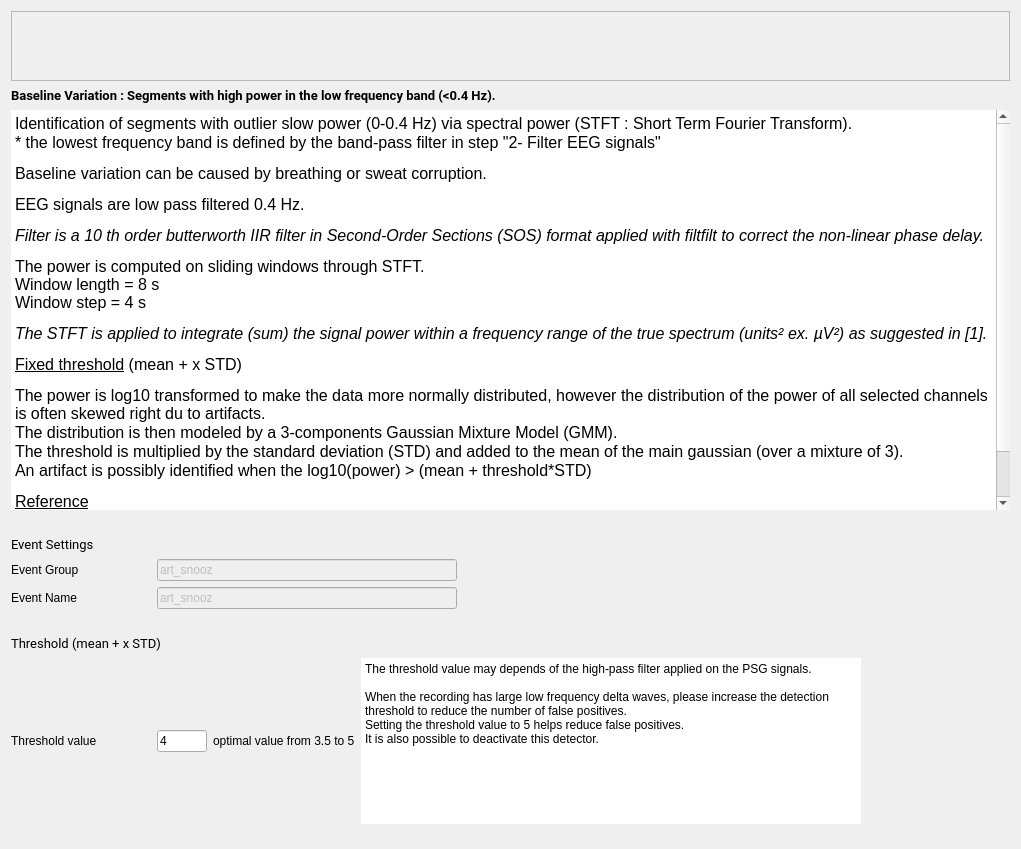
<ui version="4.0">
 <class>BslVarStep</class>
 <widget class="QWidget" name="BslVarStep">
  <property name="geometry">
   <rect>
    <x>0</x>
    <y>0</y>
    <width>1021</width>
    <height>849</height>
   </rect>
  </property>
  <property name="windowTitle">
   <string>Form</string>
  </property>
  <property name="styleSheet">
   <string notr="true">font: 12pt "Roboto";</string>
  </property>
  <layout class="QVBoxLayout" name="verticalLayout_2">
   <item>
    <widget class="QScrollArea" name="scrollArea">
     <property name="sizePolicy">
      <sizepolicy hsizetype="Expanding" vsizetype="Preferred">
       <horstretch>0</horstretch>
       <verstretch>0</verstretch>
      </sizepolicy>
     </property>
     <property name="widgetResizable">
      <bool>true</bool>
     </property>
     <widget class="QWidget" name="scrollAreaWidgetContents">
      <property name="geometry">
       <rect>
        <x>0</x>
        <y>0</y>
        <width>1545</width>
        <height>161</height>
       </rect>
      </property>
      <layout class="QHBoxLayout" name="horizontalLayout">
       <item>
        <widget class="QLabel" name="label_7">
         <property name="text">
          <string />
         </property>
         <property name="pixmap">
          <pixmap resource="BSLVar_res.qrc">:/BSLVar/BSLVar.png</pixmap>
         </property>
         <property name="alignment">
          <set>Qt::AlignCenter</set>
         </property>
        </widget>
       </item>
      </layout>
     </widget>
    </widget>
   </item>
   <item>
    <layout class="QVBoxLayout" name="verticalLayout_4" stretch="0,0">
     <item>
      <widget class="QLabel" name="label_6">
       <property name="font">
        <font>
         <family>Roboto</family>
         <pointsize>10</pointsize>
         <weight>50</weight>
         <italic>false</italic>
         <bold>false</bold>
        </font>
       </property>
       <property name="text">
        <string>&lt;html&gt;&lt;head/&gt;&lt;body&gt;&lt;p&gt;&lt;span style=" font-weight:600;"&gt;Baseline Variation : Segments with high power in the low frequency band (&amp;lt;0.4 Hz).&lt;/span&gt;&lt;/p&gt;&lt;/body&gt;&lt;/html&gt;</string>
       </property>
      </widget>
     </item>
     <item>
      <widget class="QTextEdit" name="textEdit">
       <property name="minimumSize">
        <size>
         <width>0</width>
         <height>400</height>
        </size>
       </property>
       <property name="frameShape">
        <enum>QFrame::HLine</enum>
       </property>
       <property name="frameShadow">
        <enum>QFrame::Plain</enum>
       </property>
       <property name="lineWidth">
        <number>0</number>
       </property>
       <property name="readOnly">
        <bool>true</bool>
       </property>
       <property name="html">
        <string>&lt;!DOCTYPE HTML PUBLIC "-//W3C//DTD HTML 4.0//EN" "http://www.w3.org/TR/REC-html40/strict.dtd"&gt;
&lt;html&gt;&lt;head&gt;&lt;meta name="qrichtext" content="1" /&gt;&lt;style type="text/css"&gt;
p, li { white-space: pre-wrap; }
&lt;/style&gt;&lt;/head&gt;&lt;body style=" font-family:'Roboto'; font-size:12pt; font-weight:400; font-style:normal;"&gt;
&lt;p style=" margin-top:0px; margin-bottom:0px; margin-left:0px; margin-right:0px; -qt-block-indent:0; text-indent:0px;"&gt;&lt;span style=" color:#000000;"&gt;Identification of segments with outlier slow power (0-0.4 Hz) via spectral power (STFT : Short Term Fourier Transform).&lt;/span&gt;&lt;/p&gt;
&lt;p style=" margin-top:0px; margin-bottom:0px; margin-left:0px; margin-right:0px; -qt-block-indent:0; text-indent:0px;"&gt;&lt;span style=" color:#000000;"&gt;* the lowest frequency band is defined by the band-pass filter in step &amp;quot;2- Filter EEG signals&amp;quot;&lt;/span&gt;&lt;/p&gt;
&lt;p style=" margin-top:12px; margin-bottom:12px; margin-left:0px; margin-right:0px; -qt-block-indent:0; text-indent:0px;"&gt;&lt;span style=" color:#000000;"&gt;Baseline variation can be caused by breathing or sweat corruption.&lt;/span&gt;&lt;/p&gt;
&lt;p style=" margin-top:12px; margin-bottom:12px; margin-left:0px; margin-right:0px; -qt-block-indent:0; text-indent:0px;"&gt;&lt;span style=" color:#000000;"&gt;EEG signals are low pass filtered 0.4 Hz.&lt;/span&gt;&lt;/p&gt;
&lt;p style=" margin-top:12px; margin-bottom:12px; margin-left:0px; margin-right:0px; -qt-block-indent:0; text-indent:0px;"&gt;&lt;span style=" font-style:italic; color:#000000;"&gt;Filter is a 10 th order butterworth IIR filter in Second-Order Sections (SOS) format applied with filtfilt to correct the non-linear phase delay.&lt;/span&gt;&lt;/p&gt;
&lt;p style=" margin-top:12px; margin-bottom:12px; margin-left:0px; margin-right:0px; -qt-block-indent:0; text-indent:0px;"&gt;&lt;span style=" color:#000000;"&gt;The power is computed on sliding windows through STFT.&lt;br /&gt;Window length = 8 s&lt;br /&gt;Window step = 4 s&lt;/span&gt;&lt;/p&gt;
&lt;p style=" margin-top:12px; margin-bottom:12px; margin-left:0px; margin-right:0px; -qt-block-indent:0; text-indent:0px;"&gt;&lt;span style=" font-style:italic; color:#000000;"&gt;The STFT is applied to integrate (sum) the signal power within a frequency range of the true spectrum (units&#178; ex. &#181;V&#178;) as suggested in [1].&lt;/span&gt;&lt;/p&gt;
&lt;p style=" margin-top:12px; margin-bottom:12px; margin-left:0px; margin-right:0px; -qt-block-indent:0; text-indent:0px;"&gt;&lt;span style=" text-decoration: underline; color:#000000;"&gt;Fixed threshold&lt;/span&gt;&lt;span style=" color:#000000;"&gt; (mean + x STD)&lt;/span&gt;&lt;/p&gt;
&lt;p style=" margin-top:0px; margin-bottom:0px; margin-left:0px; margin-right:0px; -qt-block-indent:0; text-indent:0px;"&gt;The power is log10 transformed to make the data more normally distributed, however the distribution of the power of all selected channels is often skewed right du to artifacts.&lt;/p&gt;
&lt;p style=" margin-top:0px; margin-bottom:0px; margin-left:0px; margin-right:0px; -qt-block-indent:0; text-indent:0px;"&gt;The distribution is then modeled by a 3-components Gaussian Mixture Model (GMM).&lt;/p&gt;
&lt;p style=" margin-top:0px; margin-bottom:0px; margin-left:0px; margin-right:0px; -qt-block-indent:0; text-indent:0px;"&gt;The threshold is multiplied by the standard deviation (STD) and added to the mean of the main gaussian (over a mixture of 3).&lt;/p&gt;
&lt;p style=" margin-top:0px; margin-bottom:0px; margin-left:0px; margin-right:0px; -qt-block-indent:0; text-indent:0px;"&gt;An artifact is possibly identified when the log10(power) &amp;gt; (mean + threshold*STD)&lt;/p&gt;
&lt;p style=" margin-top:12px; margin-bottom:12px; margin-left:0px; margin-right:0px; -qt-block-indent:0; text-indent:0px;"&gt;&lt;a href="https://pubmed.ncbi.nlm.nih.gov/12723066/"&gt;&lt;span style=" text-decoration: underline; color:#000000;"&gt;Reference&lt;/span&gt;&lt;/a&gt;&lt;/p&gt;
&lt;p style=" margin-top:12px; margin-bottom:12px; margin-left:0px; margin-right:0px; -qt-block-indent:0; text-indent:0px;"&gt;&lt;span style=" color:#000000;"&gt;[1] Cox, R. &amp;amp; Fell, J. Analyzing human sleep EEG: A methodological primer with code implementation. Sleep Medicine Reviews54, 101353 (2020).&lt;/span&gt;&lt;/p&gt;&lt;/body&gt;&lt;/html&gt;</string>
       </property>
      </widget>
     </item>
    </layout>
   </item>
   <item>
    <spacer name="verticalSpacer">
     <property name="orientation">
      <enum>Qt::Vertical</enum>
     </property>
     <property name="sizeType">
      <enum>QSizePolicy::Fixed</enum>
     </property>
     <property name="sizeHint" stdset="0">
      <size>
       <width>20</width>
       <height>20</height>
      </size>
     </property>
    </spacer>
   </item>
   <item>
    <layout class="QHBoxLayout" name="horizontalLayout_3">
     <item>
      <layout class="QVBoxLayout" name="verticalLayout">
       <item>
        <widget class="QLabel" name="label_4">
         <property name="font">
          <font>
           <family>Roboto</family>
           <pointsize>10</pointsize>
           <weight>50</weight>
           <italic>false</italic>
           <bold>false</bold>
          </font>
         </property>
         <property name="text">
          <string>Event Settings</string>
         </property>
        </widget>
       </item>
       <item>
        <layout class="QFormLayout" name="formLayout">
         <item row="0" column="0">
          <widget class="QLabel" name="label_3">
           <property name="minimumSize">
            <size>
             <width>140</width>
             <height>0</height>
            </size>
           </property>
           <property name="text">
            <string>Event Group</string>
           </property>
          </widget>
         </item>
         <item row="0" column="1">
          <widget class="QLineEdit" name="group_lineEdit">
           <property name="enabled">
            <bool>false</bool>
           </property>
           <property name="maximumSize">
            <size>
             <width>300</width>
             <height>16777215</height>
            </size>
           </property>
           <property name="toolTip">
            <string>In which "Event Group" the detected artifact are added (how they will be written to  the annotation file). Go to the general Detectors Settings to edit the group.</string>
           </property>
           <property name="text">
            <string>art_snooz</string>
           </property>
          </widget>
         </item>
         <item row="1" column="0">
          <widget class="QLabel" name="label_11">
           <property name="text">
            <string>Event Name</string>
           </property>
          </widget>
         </item>
         <item row="1" column="1">
          <widget class="QLineEdit" name="name_lineEdit">
           <property name="enabled">
            <bool>false</bool>
           </property>
           <property name="maximumSize">
            <size>
             <width>300</width>
             <height>16777215</height>
            </size>
           </property>
           <property name="toolTip">
            <string>The event name of the detected artifact (how they will be wrtten to the annotation file).  Go to the general Detectors Settings to edit the name.</string>
           </property>
           <property name="text">
            <string>art_snooz</string>
           </property>
          </widget>
         </item>
        </layout>
       </item>
      </layout>
     </item>
     <item>
      <spacer name="horizontalSpacer_2">
       <property name="orientation">
        <enum>Qt::Horizontal</enum>
       </property>
       <property name="sizeType">
        <enum>QSizePolicy::Expanding</enum>
       </property>
       <property name="sizeHint" stdset="0">
        <size>
         <width>13</width>
         <height>13</height>
        </size>
       </property>
      </spacer>
     </item>
    </layout>
   </item>
   <item>
    <spacer name="verticalSpacer_3">
     <property name="orientation">
      <enum>Qt::Vertical</enum>
     </property>
     <property name="sizeType">
      <enum>QSizePolicy::Minimum</enum>
     </property>
     <property name="sizeHint" stdset="0">
      <size>
       <width>20</width>
       <height>20</height>
      </size>
     </property>
    </spacer>
   </item>
   <item>
    <widget class="QLabel" name="label">
     <property name="font">
      <font>
       <family>Roboto</family>
       <pointsize>10</pointsize>
       <weight>50</weight>
       <italic>false</italic>
       <bold>false</bold>
       <stylestrategy>PreferAntialias</stylestrategy>
      </font>
     </property>
     <property name="text">
      <string>&lt;html&gt;&lt;head/&gt;&lt;body&gt;&lt;p&gt;Threshold (mean + x STD)&lt;/p&gt;&lt;/body&gt;&lt;/html&gt;</string>
     </property>
    </widget>
   </item>
   <item>
    <layout class="QHBoxLayout" name="horizontalLayout_2">
     <item>
      <widget class="QLabel" name="label_5">
       <property name="minimumSize">
        <size>
         <width>140</width>
         <height>0</height>
        </size>
       </property>
       <property name="midLineWidth">
        <number>0</number>
       </property>
       <property name="text">
        <string>&lt;html&gt;&lt;head/&gt;&lt;body&gt;&lt;p&gt;Threshold value&lt;/p&gt;&lt;/body&gt;&lt;/html&gt;</string>
       </property>
       <property name="textFormat">
        <enum>Qt::RichText</enum>
       </property>
      </widget>
     </item>
     <item>
      <widget class="QLineEdit" name="threshold_lineEdit">
       <property name="maximumSize">
        <size>
         <width>50</width>
         <height>16777215</height>
        </size>
       </property>
       <property name="toolTip">
        <string>The threshold value to identify the artifact.  Its units is x times the baseline standard deviation.</string>
       </property>
       <property name="text">
        <string>4</string>
       </property>
      </widget>
     </item>
     <item>
      <widget class="QLabel" name="label_2">
       <property name="maximumSize">
        <size>
         <width>200</width>
         <height>16777215</height>
        </size>
       </property>
       <property name="text">
        <string>optimal value from 3.5 to 5</string>
       </property>
       <property name="alignment">
        <set>Qt::AlignLeading|Qt::AlignLeft|Qt::AlignVCenter</set>
       </property>
      </widget>
     </item>
     <item>
      <widget class="QPlainTextEdit" name="plainTextEdit">
       <property name="minimumSize">
        <size>
         <width>500</width>
         <height>0</height>
        </size>
       </property>
       <property name="maximumSize">
        <size>
         <width>16777215</width>
         <height>16777215</height>
        </size>
       </property>
       <property name="frameShape">
        <enum>QFrame::HLine</enum>
       </property>
       <property name="frameShadow">
        <enum>QFrame::Plain</enum>
       </property>
       <property name="lineWidth">
        <number>0</number>
       </property>
       <property name="readOnly">
        <bool>true</bool>
       </property>
       <property name="plainText">
        <string>The threshold value may depends of the high-pass filter applied on the PSG signals.

When the recording has large low frequency delta waves, please increase the detection threshold to reduce the number of false positives. 
Setting the threshold value to 5 helps reduce false positives.
It is also possible to deactivate this detector.</string>
       </property>
      </widget>
     </item>
     <item>
      <spacer name="horizontalSpacer">
       <property name="orientation">
        <enum>Qt::Horizontal</enum>
       </property>
       <property name="sizeHint" stdset="0">
        <size>
         <width>40</width>
         <height>20</height>
        </size>
       </property>
      </spacer>
     </item>
    </layout>
   </item>
   <item>
    <spacer name="verticalSpacer_2">
     <property name="orientation">
      <enum>Qt::Vertical</enum>
     </property>
     <property name="sizeHint" stdset="0">
      <size>
       <width>20</width>
       <height>40</height>
      </size>
     </property>
    </spacer>
   </item>
  </layout>
 </widget>
 <resources>
  <include location="BSLVar_res.qrc" />
 <include location="../../../../../scinodes_poc/src/main/python/ui/themes/themes.qrc" /></resources>
 <connections />
 <slots>
  <slot>on_choose()</slot>
  <slot>on_input_format_changed()</slot>
 </slots>
</ui>
